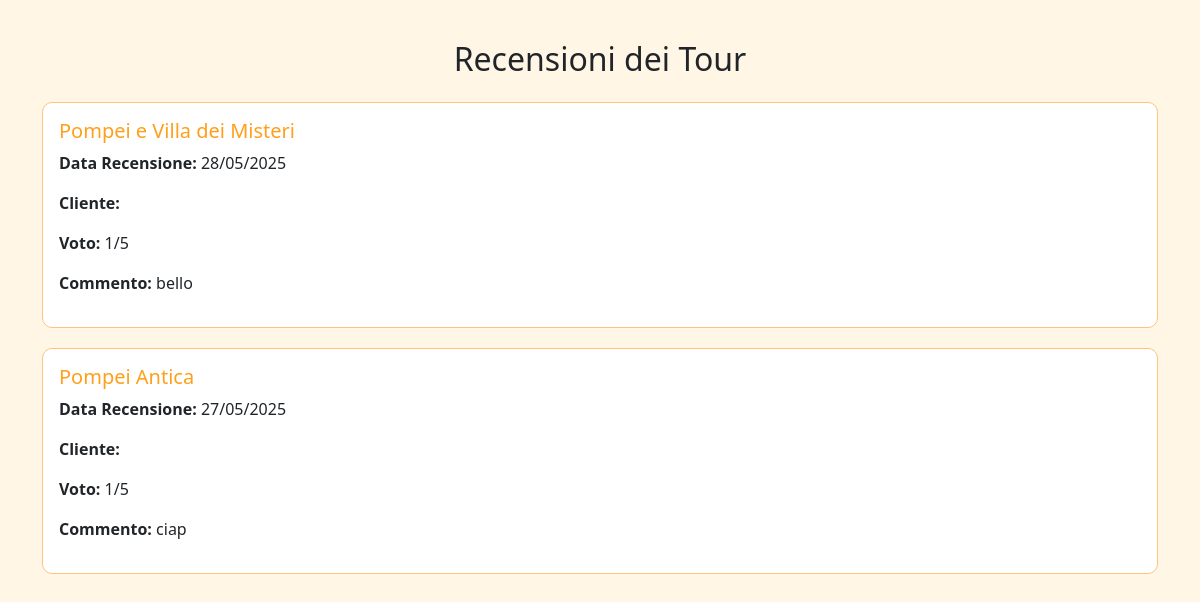
/recensioni/, run on an earlier commit of the app's database.
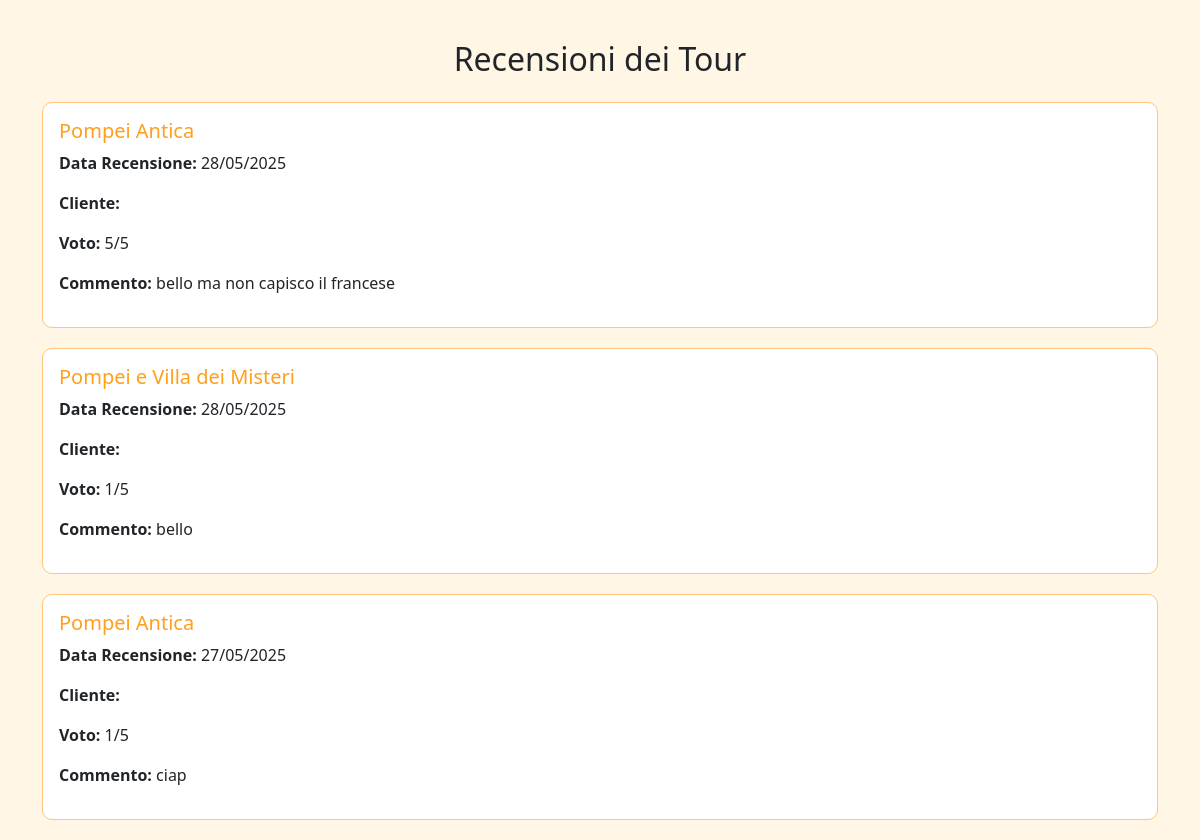
And on a later commit of the database.
### Askos/models.py (models this page shows, shortened)
class Recensione(models.Model):
    cliente = models.ForeignKey(Cliente, on_delete=models.CASCADE)
    tour = models.ForeignKey(Tour, on_delete=models.CASCADE)
    voto = models.PositiveIntegerField()  # 1-5 stelle
    commento = models.TextField(blank=True)
    data = models.DateTimeField(auto_now_add=True)
    class Meta:
        unique_together = ('cliente', 'tour')  # ogni cliente può recensire un tour una sola volta

class Tour(models.Model):
    nome = models.CharField(max_length=100)
    data = models.DateField()
    durata = models.CharField(max_length=50)
    prezzo = models.DecimalField(max_digits=8, decimal_places=2)
    lingua = models.ForeignKey(Lingua, on_delete=models.SET_NULL, null=True, related_name='tour')
    staff_assegnato = models.ManyToManyField('Staff', related_name='tour_assegnati')
    guide = models.ManyToManyField(
        Staff,
        limit_choices_to={'ruolo': 'guida'},
        related_name='tour_guide',
        blank=True
    )
    driver = models.ManyToManyField(
        Staff,
        limit_choices_to={'ruolo': 'driver'},
        related_name='tour_driver',
        blank=True
    )

### Askos/views.py (the view)
# urls.py: path('recensioni/', recensioni_view, name='recensioni_pubbliche')
def recensioni_view(request):
    recensioni = Recensione.objects.select_related('cliente', 'tour').order_by('-data')
    return render(request, 'recensioni_pubbliche.html', {'recensioni': recensioni})

### templates/recensioni_pubbliche.html (shortened to what this page needs)
{% load static %}
<!DOCTYPE html>
<html lang="it">
<head>
    <link href="https://cdn.jsdelivr.net/npm/bootstrap@5.3.3/dist/css/bootstrap.min.css" rel="stylesheet">
</head>
<body>
<div class="container">
    <h2 class="text-center mb-4">Recensioni dei Tour</h2>
    {% for recensione in recensioni %}
        <div class="card p-3">
            <h5 class="card-title">{{ recensione.tour.nome }}</h5>
            <p><strong>Data Recensione:</strong> {{ recensione.data|date:"d/m/Y" }}</p>
            <p><strong>Cliente:</strong> {{ recensione.cliente.user.first_name }} {{ recensione.cliente.user.last_name }}</p>
            <p><strong>Voto:</strong> {{ recensione.voto }}/5</p>
            <p><strong>Commento:</strong> {{ recensione.commento }}</p>
        </div>
    {% empty %}
        <p class="text-center">Nessuna recensione disponibile al momento.</p>
    {% endfor %}
</div>
</body>
</html>

What changed in the data, as far as the page shows it:
added Recensione: tour.nome "Pompei Antica", data "28/05/2025", voto "5", commento "bello ma non capisco il francese"
